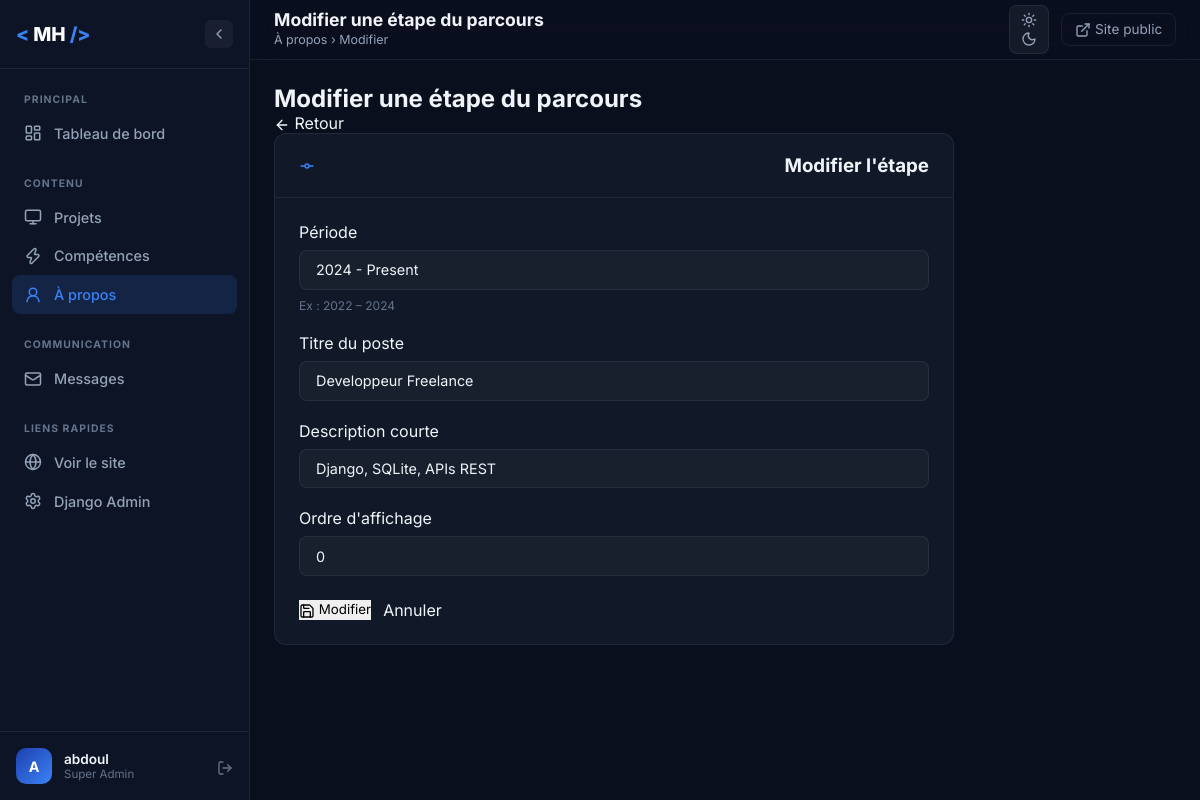
The page /dashboard/apropos/timeline/1/modifier/ (signed in) on the database its author committed.
### portfolio/models.py (models this page shows, shortened)
class TimelineItem(models.Model):
    period      = models.CharField(_("Période"), max_length=50,
                                   help_text="Ex : 2022 – 2024")
    title       = models.CharField(_("Titre du poste"), max_length=120)
    description = models.CharField(_("Description courte"), max_length=250)
    order       = models.PositiveIntegerField(_("Ordre d'affichage"), default=0)
    class Meta:
        ordering = ['order']
        verbose_name = _("Élément Timeline")
        verbose_name_plural = _("Éléments Timeline")

### dashboard/views.py (the view)
# urls.py: path('apropos/timeline/<int:pk>/modifier/', views.timeline_edit, name='timeline_edit'),
@login_required(login_url='dashboard:login')
@user_passes_test(is_staff, login_url='dashboard:login')
def timeline_edit(request, pk):
    item = get_object_or_404(TimelineItem, pk=pk)
    form = DashboardTimelineForm(request.POST or None, instance=item)
    if request.method == 'POST' and form.is_valid():
        form.save()
        messages.success(request, '✅ Étape mise à jour !')
        return redirect('dashboard:about_edit')
    return render(request, 'dashboard/about/timeline_form.html', {
        'form': form, 'item': item, 'action': 'Modifier'
    })

### dashboard/forms.py
class DashboardTimelineForm(forms.ModelForm):
    class Meta:
        model = TimelineItem
        fields = ['period', 'title', 'description', 'order']
        widgets = {
            'period':      forms.TextInput(attrs={'class': 'dash-input', 'placeholder': '2024 – Présent'}),
            'title':       forms.TextInput(attrs={'class': 'dash-input', 'placeholder': 'Développeur Freelance'}),
            'description': forms.TextInput(attrs={'class': 'dash-input', 'placeholder': 'Django · APIs · ...'}),
            'order':       forms.NumberInput(attrs={'class': 'dash-input', 'min': 0}),
        }
        labels = {
            'period':      'Période',
            'title':       'Titre du poste',
            'description': 'Description courte',
            'order':       "Ordre d'affichage",
        }

### dashboard/views.py (called while the page is built)
def is_staff(user):
    return user.is_staff or user.is_superuser

### templates/dashboard/about/timeline_form.html (shortened to what this page needs)
{% extends 'dashboard/base.html' %}
{% block nav_about %}active{% endblock %}
{% block page_title %}{{ action }} une étape du parcours{% endblock %}
{% block breadcrumb %}À propos › {{ action }}{% endblock %}
{% block content %}
<div class="page-header">
  <h2 class="page-title">{{ action }} une étape du parcours</h2>
  <a href="{% url 'dashboard:about_edit' %}" class="dash-btn dash-btn-ghost">
    <i data-lucide="arrow-left" class="icon-sm"></i> Retour
  </a>
</div>
<div class="dash-card" style="max-width:680px;">
  <div class="dash-card-header">
    <i data-lucide="git-commit-horizontal" class="icon-sm" style="color:var(--dash-accent)"></i>
    <h3>{{ action }} l'étape</h3>
  </div>
  <form method="post" style="padding:1.5rem;">
    {% for field in form %}
    <div class="form-group" style="margin-bottom:1.25rem;">
      <label class="dash-label">{{ field.label }}</label>
      {{ field }}
      {% if field.help_text %}<small class="form-help">{{ field.help_text }}</small>{% endif %}
    </div>
    {% endfor %}
    <div style="display:flex;gap:.75rem;margin-top:1.5rem;">
      <button type="submit" class="dash-btn dash-btn-primary">
        <i data-lucide="save" class="icon-sm"></i> {{ action }}
      </button>
      <a href="{% url 'dashboard:about_edit' %}" class="dash-btn dash-btn-ghost">Annuler</a>
    </div>
  </form>
</div>
{% endblock %}

### templates/dashboard/base.html (shortened to what this page needs)
{% load static %}
<!DOCTYPE html>
<html lang="fr" data-theme="dark">
<head>
  <link rel="stylesheet" href="https://cdn.jsdelivr.net/gh/devicons/devicon@latest/devicon.min.css" />
  <link rel="stylesheet" href="{% static 'dashboard/css/dashboard.css' %}" />
</head>
<body>
  {% if user.is_authenticated %}
  <aside class="sidebar" id="sidebar" role="navigation" aria-label="Navigation admin">
    <div class="sidebar-logo">
      <span class="logo-bracket">&lt;</span>
      <span class="logo-name">MH</span>
      <span class="logo-bracket">/&gt;</span>
      <button class="sidebar-toggle" id="sidebar-toggle" aria-label="Replier le menu">
        <i data-lucide="chevron-left" class="icon-sm"></i>
      </button>
    </div>
    <nav class="sidebar-nav">
      <div class="nav-group">
        <span class="nav-group-label">Principal</span>
        <a href="{% url 'dashboard:home' %}" class="nav-item {% block nav_home %}{% endblock %}">
          <i data-lucide="layout-dashboard" class="nav-icon-svg"></i>
          <span class="nav-label">Tableau de bord</span>
        </a>
      </div>
      <div class="nav-group">
        <span class="nav-group-label">Contenu</span>
        <a href="{% url 'dashboard:project_list' %}" class="nav-item {% block nav_projects %}{% endblock %}">
          <i data-lucide="monitor" class="nav-icon-svg"></i>
          <span class="nav-label">Projets</span>
        </a>
        <a href="{% url 'dashboard:skill_list' %}" class="nav-item {% block nav_skills %}{% endblock %}">
          <i data-lucide="zap" class="nav-icon-svg"></i>
          <span class="nav-label">Compétences</span>
        </a>
        <a href="{% url 'dashboard:about_edit' %}" class="nav-item {% block nav_about %}{% endblock %}">
          <i data-lucide="user-round" class="nav-icon-svg"></i>
          <span class="nav-label">À propos</span>
        </a>
      </div>
      <div class="nav-group">
        <span class="nav-group-label">Communication</span>
        <a href="{% url 'dashboard:message_list' %}" class="nav-item {% block nav_messages %}{% endblock %}">
          <i data-lucide="mail" class="nav-icon-svg"></i>
          <span class="nav-label">Messages</span>
        </a>
      </div>
      <div class="nav-group">
        <span class="nav-group-label">Liens rapides</span>
        <a href="/" target="_blank" class="nav-item">
          <i data-lucide="globe" class="nav-icon-svg"></i>
          <span class="nav-label">Voir le site</span>
        </a>
        <a href="/admin/" target="_blank" class="nav-item">
          <i data-lucide="settings" class="nav-icon-svg"></i>
          <span class="nav-label">Django Admin</span>
        </a>
      </div>
    </nav>
    <div class="sidebar-user">
      <div class="user-avatar">{{ user.username|first|upper }}</div>
      <div class="user-info">
        <span class="user-name">{{ user.username }}</span>
        <span class="user-role">{% if user.is_superuser %}Super Admin{% else %}Staff{% endif %}</span>
      </div>
      <a href="{% url 'dashboard:logout' %}" class="logout-btn" title="Déconnexion">
        <i data-lucide="log-out" class="icon-sm"></i>
      </a>
    </div>
  </aside>
  <div class="dash-body" id="dash-body">
    <header class="dash-topbar">
      <div class="topbar-title">
        <h1>{% block page_title %}Dashboard{% endblock %}</h1>
        <span class="breadcrumb">{% block breadcrumb %}Accueil{% endblock %}</span>
      </div>
      <div class="topbar-actions">
        <button id="theme-toggle-dash" class="theme-btn-dash" aria-label="Basculer le thème" title="Thème">
          <i data-lucide="sun" class="theme-icon-sun icon-sm"></i>
          <i data-lucide="moon" class="theme-icon-moon icon-sm"></i>
        </button>
        <a href="/" target="_blank" class="topbar-link">
          <i data-lucide="external-link" class="icon-sm"></i>
          Site public
        </a>
      </div>
    </header>
    <main class="dash-content">
      {% block content %}{% endblock %}
    </main>
  </div>
  {% else %}
  {% block auth_content %}{% endblock %}
  {% endif %}
</body>
</html>

### rows shown on the page
TimelineItem: form "2024 - Present" "Developpeur Freelance" "Django, SQLite, APIs REST" "0"

### other values the page prints
{{ user.username|first|upper }} "A"
{{ user.username }} "abdoul"
{{ action }} "Modifier"
{{ field.label }} "Période" "Titre du poste" "Description courte" "Ordre d'affichage"
{{ field.help_text }} "Ex : 2022 – 2024"
